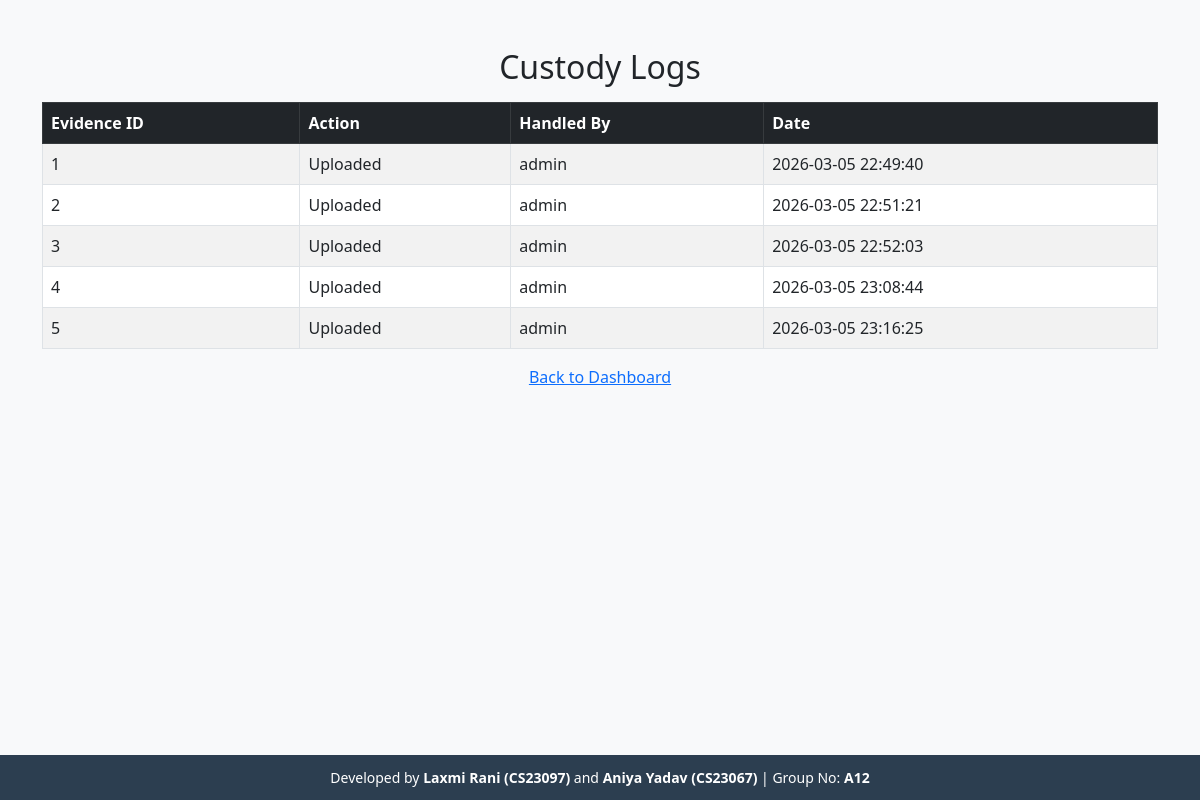
The page /custody on the database its author committed.
### tables this page shows
CREATE TABLE custody_log(
        id INTEGER PRIMARY KEY AUTOINCREMENT,
        evidence_id INTEGER,
        action TEXT,
        handled_by TEXT,
        date_time TEXT
    );

### app.py (the view)
@app.route("/custody")
def custody():
    conn = connect_db()
    cursor = conn.cursor()
    cursor.execute("SELECT * FROM custody_log")
    logs = cursor.fetchall()
    conn.close()
    return render_template("custody.html", logs=logs)

### app.py (called while the page is built)
def connect_db():
    return sqlite3.connect("database.db")

### templates/custody.html (shortened to what this page needs)
<!DOCTYPE html>
<html>
<head>
<link href="https://cdn.jsdelivr.net/npm/bootstrap@5.3.0/dist/css/bootstrap.min.css" rel="stylesheet">
</head>
<body class="bg-light">
<div class="container mt-5">
    <h2 class="mb-3 text-center">Custody Logs</h2>
    <table class="table table-striped table-bordered">
        <thead class="table-dark">
            <tr>
                <th>Evidence ID</th>
                <th>Action</th>
                <th>Handled By</th>
                <th>Date</th>
            </tr>
        </thead>
        <tbody>
            {% for log in logs %}
            <tr>
                <td>{{log[1]}}</td>
                <td>{{log[2]}}</td>
                <td>{{log[3]}}</td>
                <td>{{log[4]}}</td>
            </tr>
            {% endfor %}
        </tbody>
    </table>
    <p class="text-center"><a href="/dashboard">Back to Dashboard</a></p>
</div>
{% include 'footer.html' %}
</body>
</html>

### templates/footer.html
<footer style="
background:#2c3e50;
color:white;
text-align:center;
padding:12px;
position:fixed;
bottom:0;
width:100%;
font-size:14px;">
Developed by <b>Laxmi Rani (CS23097)</b> and
<b>Aniya Yadav (CS23067)</b> | Group No: <b>A12</b>
</footer>

### rows shown on the page
custody_log: evidence "1", action "Uploaded", handled_by "admin", date_time "2026-03-05 22:49:40"
custody_log: evidence "2", action "Uploaded", handled_by "admin", date_time "2026-03-05 22:51:21"
custody_log: evidence "3", action "Uploaded", handled_by "admin", date_time "2026-03-05 22:52:03"
custody_log: evidence "4", action "Uploaded", handled_by "admin", date_time "2026-03-05 23:08:44"
custody_log: evidence "5", action "Uploaded", handled_by "admin", date_time "2026-03-05 23:16:25"
